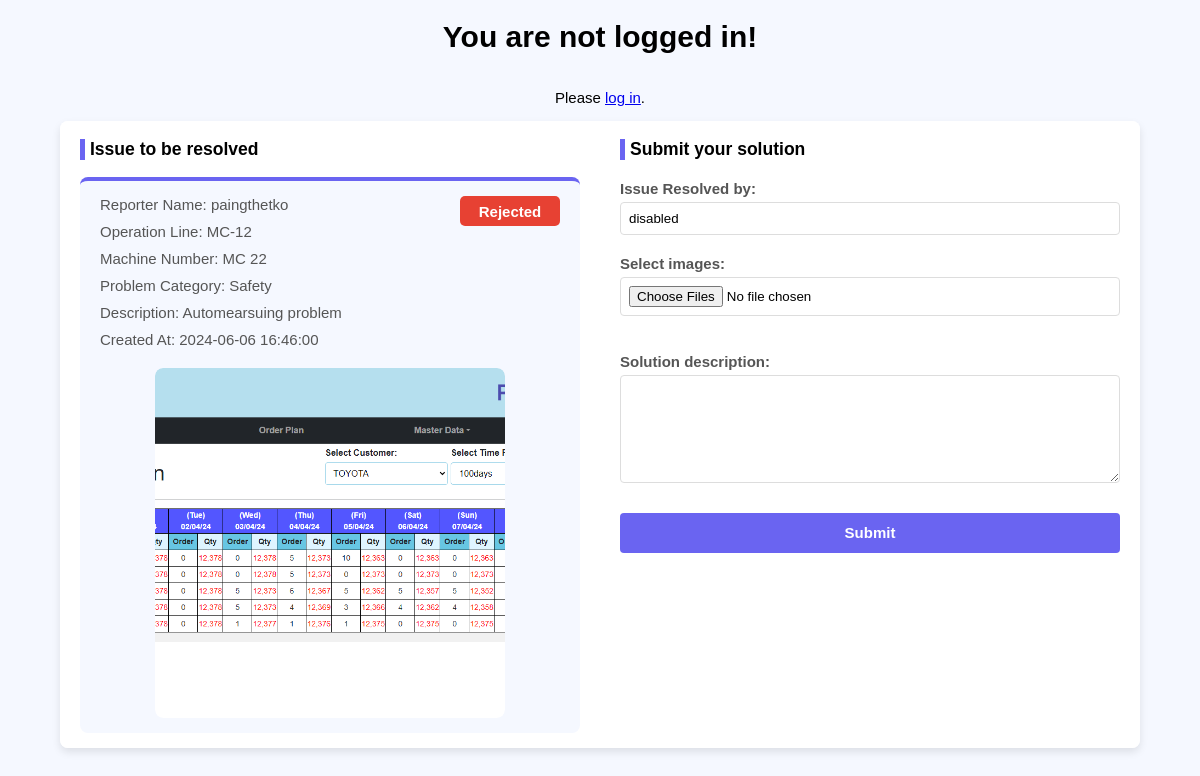
Screenshot of /main/solution/3/ with the database file from the repository.
### main/models.py (models this page shows)
class Report(models.Model):
    STATUS_CHOICES = [
        ('0', 'Pending'),
        ('1', 'Approved'),
        ('2', 'Sent'),
        ('3', 'Solved'),
        ('4', 'Rejected')
    ]
    reportID = models.AutoField(primary_key=True)
    reporterName = models.CharField(max_length=255)
    datetime = models.CharField(max_length=255,null=True)
    operationLineNumber = models.CharField(max_length=255)
    machineNumber = models.CharField(max_length=255, blank=True, null=True)
    problemDescription = models.TextField()
    status = models.CharField(max_length=1, choices=STATUS_CHOICES, default='0')
    confirmedBy = models.CharField(max_length=255, blank=True, null=True)
    sentBy = models.CharField(max_length=255, blank=True, null=True)
    sentTo = models.CharField(max_length=255, blank=True, null=True)
    solvedBy = models.CharField(max_length=255, blank=True, null=True)
    problemCategory = models.CharField(max_length=255, null=True)
    emailNotifyDate = models.CharField(max_length=255, blank=True, null=True)
    dueDate = models.CharField(max_length=255, blank=True, null=True)
    class Meta:
        db_table = "report"

class Image(models.Model):
    report = models.ForeignKey(Report, related_name='images', on_delete=models.CASCADE, blank=True, null=True)
    imageData = models.ImageField(upload_to='reportImages/', height_field=None, width_field=None, max_length=100, blank=True, null=True)
    class Meta:
        db_table = "image"

### main/views.py (the view)
# urls.py: path('solution/<int:report_id>/', views.solution, name = 'solution'),
def solution(request, report_id):
    report = Report.objects.get(reportID = report_id)
    return render(request, 'solution.html', {'report': report})

### templates/solution.html (shortened to what this page needs)
<!DOCTYPE html>
<html lang="en">
<head>
</head>
<body>
    {% if user.is_authenticated %}
    <div style="display: flex; width: 100%;">
        <div style="flex: 2; ">
            <a href="{% url 'login' %}">&#10094;Back</a>
        </div>
        <div style="flex: 8; text-align: center;">
            <h2 style="color: #393680;">Welcome, {{ user.username }}!</h2>
        </div>
        <div style="flex: 2;">
        </div>
    </div>
    {% else %}
        <h1>You are not logged in!</h1>
        <p>Please <a href="{% url 'login' %}">log in</a>.</p>
    {% endif %}
    {% block content %}
    <div class="container">
        <div class="reports-container active">
            <div style="border-left: 5px solid #6A64F1; padding-left: 5px;">
                <h3>Issue to be resolved</h3>
            </div>
            <ul>
                {% if report %}
                    <div class="report-card" style="border-top: 4px solid #6A64F1;">
                        <div class="reportData-status">
                            <div style="flex: 10;">
                                <li>Reporter Name: {{ report.reporterName }}</li>
                                <li>Operation Line: {{ report.operationLineNumber }}</li>
                                <li>Machine Number: {{ report.machineNumber }}</li>
                                <li>Problem Category: {{ report.problemCategory }}</li>
                                <li>Description: {{ report.problemDescription }}</li>
                                <li>Created At: {{ report.datetime }}</li>
                            </div>
                            <div style="flex: 2; padding-top: 10px;">
                                {% if report.status == '0' %}
                                    <div class="pending-tag">Pending</div>
                                {% elif report.status == '1' %}
                                    <div class="approved-tag">Approved</div>
                                {% elif report.status == '2' %}
                                    <div class="email_sent">Email Sent</div>
                                {% elif report.status == '3' %}
                                    <div class="solved">Solved</div>
                                    <a style="font-size: 14px; margin: 10px 0px 0px 5px;" href="{% url 'solutionForReport' report.reportID %}">View Solution</a>
                                {% elif report.status == '4' %}
                                    <div class="rejected">Rejected</div>
                                {% endif %}
                            </div>
                        </div>
                        <li>
                            <div class="carousel">
                                <div class="carousel-images">
                                    {% for image in report.images.all %}
                                        <img src="{{ image.imageData.url }}" alt="Report Image" width="300px" height="350px" style="object-fit: cover;">
                                    {% endfor %}
                                </div>
                            </div>
                        </li>
                    </div>
                {% else %}
                    <li>No reports to display.</li>
                {% endif %}
            </ul>
        </div>
        <div class="form-container">
            <div style="border-left: 5px solid #6A64F1; padding-left: 5px;">
                <h3>Submit your solution</h3>
            </div>
            <form method="post" enctype="multipart/form-data" action="{% url 'upload_solution' report.reportID %}">
                <label for="solverName">Issue Resolved by:</label>
                <input type="text" id="solverName" name="solverName" value={{user.username}} disabled><br>
                <label for="solimages">Select images:</label>
                <input type="file" id="solimages" name="solimages" accept="image/*" multiple required><br><br>
                <label for="soldescription">Solution description:</label>
                <textarea id="soldescription" name="description" rows="6" cols="50" required>{{ editReport.problemDescription }}</textarea><br><br>
                <input type="submit" value="Submit" name="Submit">
            </form>
        </div>
    </div>
    {% endblock %}
</body>
</html>

### templates/solution.html (style rules this page uses)
body { font-family: Arial, sans-serif; margin: 0; padding: 0; display: flex; flex-direction: column; align-items: center; background-color: #F5F8FF; font-size: 15px; }
.container { display: flex; width: 90%; margin: auto; background-color: #fff; box-shadow: 0 4px 8px rgba(0, 0, 0, 0.1); border-radius: 8px; overflow: hidden; }
.form-container, .reports-container { padding: 0px 20px; width: 50%; }
.form-container { background-color: #FFFFFF; border-right: 1px solid #33333331; }
.reports-container { background-color: #FFFFFF; }
.report-card { background-color: #F5F8FF; padding: 5px 20px; border-radius: 8px; }
.report-card li { color: #555; }
.reportData-status { display: flex; }
label { display: block; margin: 10px 0 5px; font-weight: bold; color: #555; }
select, input[type="file"], input[type="submit"], input[type="text"], textarea { width: 100%; padding: 8px; margin-bottom: 10px; border: 1px solid #ddd; border-radius: 4px; box-sizing: border-box; }
input[type="submit"] { background-color: #6A64F1; color: white; border: none; cursor: pointer; height: 40px; font-size: 15px; font-weight: bold; }
ul { list-style-type: none; padding: 0; }
ul li { margin: 10px 0; color: #333; }
form { margin-top: 20px; }
.carousel { position: relative; width: 100%; max-width: 600px; margin: auto; overflow: hidden; border-radius: 8px; }
.carousel-images { display: flex; transition: transform 0.5s ease-in-out; }
.carousel-images img { width: 100%; border-radius: 8px; }
.rejected { width: 100px; height: 30px; background-color: #E74133; align-content: center; text-align: center; border-radius: 5px; font-weight: bold; color: white; }
@media only screen and (min-width: 1024px) { .form-container { width: 100%; margin: 0 auto; border-right: none; } }
@media only screen and (min-width: 1024px) { .reports-container { width: 100%; } }
@media only screen and (min-width: 1024px) { select, input[type="file"], input[type="submit"], input[type="text"], textarea { width: 100%; } }
@media only screen and (min-width: 1024px) { .carousel { width: 100%; max-width: 350px; } }

### rows the page displays
Report: reporterName "paingthetko", operationLineNumber "MC-12", machineNumber "MC 22", problemCategory "Safety", problemDescription "Automearsuing problem", datetime "2024-06-06 16:46:00"
Image: imageData (picture)
